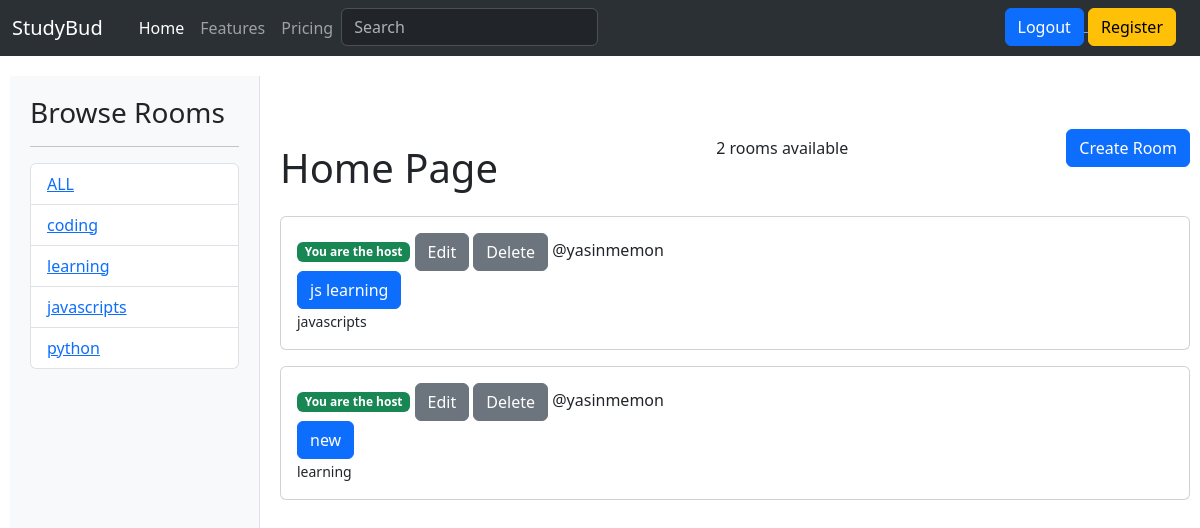
The page /?q=learning (signed in) on the database its author committed.
### base/models.py (models this page shows, shortened)
class Topic(models.Model):
    name = models.CharField(max_length=200)
    def __str__(self):
        return self.name

class Room(models.Model):
    host = models.ForeignKey(User, on_delete=models.SET_NULL, null=True)
    topic = models.ForeignKey(Topic, on_delete=models.SET_NULL, null=True)
    name = models.CharField(max_length=200)
    description = models.TextField(null=True, blank=True)
    updated = models.DateTimeField(auto_now=True)
    created = models.DateTimeField(auto_now_add=True)
    class Meta():
        ordering = ['-updated', '-created']

### base/views.py (the view)
# urls.py: path('', views.home, name='home'),
def home(request):
    q = request.GET.get('q') if request.GET.get('q') != None else ''
    rooms = Room.objects.filter(Q(topic__name__icontains=q) |
                                Q(name__icontains=q) |
                                Q(description__icontains=q))
    topics = Topic.objects.all()
    room_count = rooms.count()
    return render(request, 'base/index.html', {'rooms': rooms, 'topics': topics, 'room_count': room_count})

### base/templates/base/index.html (shortened to what this page needs)
{% extends 'main.html' %} {% block content %}
<div class="home-container">
  <div class="sidebar">
    <h3>Browse Rooms</h3>
    <hr />
    {% if topics %}
    <ul class="list-group">
      <li class="list-group-item">
        <a href="{% url 'home' %}">ALL</a>
      </li>
      {% for topic in topics %}
      <li class="list-group-item">
        <a href="{% url 'home' %}?q={{ topic.name }}">{{ topic.name }}</a>
      </li>
      {% endfor %}
    </ul>
    {% endif %}
  </div>
  <div class="rooms-section">
    <div class="d-flex justify-content-between align-items-center mb-3">
      <h1 class="mt-5">Home Page</h1>
      <span>{{room_count}} rooms available</span>
      <a href="{% url 'create-room' %}" class="btn btn-primary">Create Room</a>
    </div>
    <div>
      {% if rooms %} {% for room in rooms %}
      <div class="card mb-3">
        <div class="card-body">
          {% if request.user == room.host %}
          <span class="badge bg-success">You are the host</span>
          <a href="{% url 'update-room' room.id %}" class="btn btn-secondary"
            >Edit</a
          >
          <a href="{% url 'delete-room' room.id %}" class="btn btn-secondary"
            >Delete</a
          >
          {% endif %}
          <span>@{{room.host.username}}</span><br />
          <a href="{% url 'room' room.id %}" class="btn btn-primary"
            >{{room.name}}</a
          >
          <br />
          <small>{{room.topic}}</small>
        </div>
      </div>
      {% endfor %} {% else %}
      <div class="alert alert-info" role="alert">
        No rooms available at the moment.
      </div>
      {% endif %}
    </div>
  </div>
</div>
{% endblock %}

### base/templates/base/index.html (style rules this page uses)
.home-container { margin-top: 20px; display: flex; flex-direction: row; gap: 20px; margin-left: 10px; margin-right: 10px; min-height: 90vh; }
.sidebar { flex: 0 0 250px; padding: 20px; background-color: #f8f9fa; border-right: 1px solid #dee2e6; height: 100%; min-height: 90vh; }
.rooms-section { flex: 1 1 0%; padding: 20px 0 20px 0; min-width: 0; }

### rows shown on the page
Topic: name "coding"
Topic: name "learning"
Topic: name "javascripts"
Topic: name "python"
Room: shows "You are the host", host.username "yasinmemon", name "js learning", topic "javascripts"
Room: shows "You are the host", host.username "yasinmemon", name "new", topic "learning"

### other values the page prints
{{ room_count }} "2"
